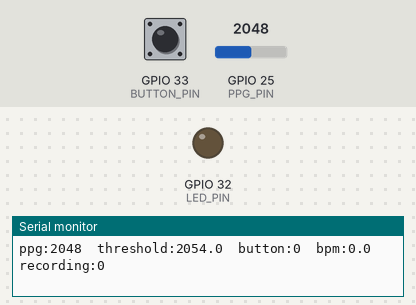
Bench run of a sketch on a simulated ESP32-S3. On the bench: output pins drawn as LEDs (lit = HIGH), the last lines printed to the serial monitor. Inputs (shaded band) come from the test bench; at power-on: GPIO 33 (BUTTON_PIN) LOW, GPIO 25 (PPG_PIN) = 2048 (analog values on the 0–4095 scale). Nothing arrives over Bluetooth unless stated.

Above: at 1.2 s.
1.3 s: GPIO 33 (BUTTON_PIN) pulled HIGH for 0.15 s
At 1.8 s:
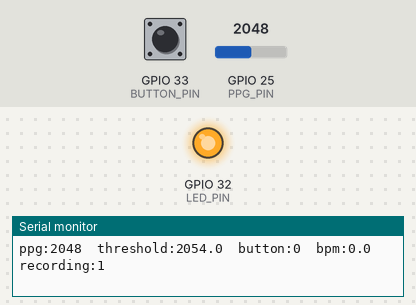
2.9 s: GPIO 33 (BUTTON_PIN) pulled HIGH for 1 s
At 4.3 s:
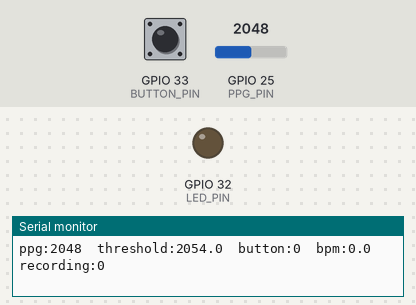
5.4 s: GPIO 33 (BUTTON_PIN) pulled HIGH for 3.2 s
At 6.2 s:
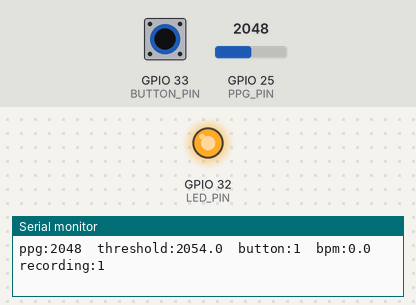
Timing chart, 0 to 8.4 s (numbered marks = the images above; inputs shaded):
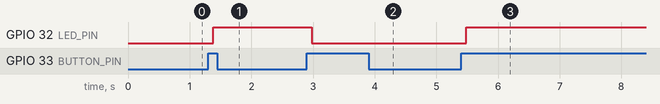

Measured:
- after the input at 1.3 s, GPIO 32 (LED_PIN): LOW → HIGH after 0.08 s
- after the input at 2.9 s, GPIO 32 (LED_PIN): HIGH → LOW after 0.08 s
- after the input at 5.4 s, GPIO 32 (LED_PIN): LOW → HIGH after 0.08 s

The sketch:

ppg_monitor.ino
```cpp
// BMET2922: 50 Hz acquisition, embedded BPM, and Bluetooth Classic SPP.
// Contributor ownership should be entered by the team in the final report.
#include <Arduino.h>
#include <BluetoothSerial.h>
#include "config.h"
#include "button.h"
#include "bpm.h"
#include "packet.h"

#if !defined(CONFIG_BT_ENABLED) || !defined(CONFIG_BLUEDROID_ENABLED) || !defined(CONFIG_BT_SPP_ENABLED)
#error "This project requires an ESP32 with Bluetooth Classic SPP (not ESP32-S3/C3/S2)."
#endif

namespace {
BluetoothSerial serialBT;
ppg::DebouncedButton button;
ppg::BeatDetector detector(PPG_POLARITY);
QueueHandle_t transmitQueue = nullptr;
uint16_t samples[ppg::SAMPLE_COUNT]{};
uint8_t sampleCount = 0;
uint32_t sequence = 0, blockStartMs = 0, nextSampleUs = 0;
bool recording = false, timingGap = false;
bool expectingRecordingValue = false;
uint32_t controlPrefixMs = 0;

void setRecording(bool active) { recording = active; }

void serviceControls(uint32_t now) {
  if (!serialBT.hasClient() || (expectingRecordingValue && now - controlPrefixMs > 1000))
    expectingRecordingValue = false;
  // Bound work so incoming traffic cannot starve the sampling deadline.
  for (uint8_t n = 0; n < 16 && serialBT.available(); ++n) {
    uint8_t value = static_cast<uint8_t>(serialBT.read());
    if (expectingRecordingValue) {
      if (value <= 1) setRecording(value == 1);
      expectingRecordingValue = false;
    } else if (value == 1) {
      expectingRecordingValue = true;
      controlPrefixMs = now;
    }
  }
}

void updateLed(uint32_t now) {
  const bool warning = !serialBT.hasClient();
  const bool lit = warning ? (now % 1000 < 250) : recording;
  digitalWrite(LED_PIN, lit ? LED_ACTIVE_LEVEL : !LED_ACTIVE_LEVEL);
}

void transmitTask(void *) {
  ppg::Frame frame;
  while (true) {
    if (xQueueReceive(transmitQueue, &frame, portMAX_DELAY) == pdTRUE && serialBT.hasClient()) {
      // BluetoothSerial.write may wait for its internal queue. It never runs
      // in the acquisition loop; a full mailbox retains the newest frame.
      serialBT.write(frame.bytes, ppg::FRAME_LENGTH);
    }
  }
}

void printSample(uint32_t now, uint16_t raw, uint16_t bpm) {
  char line[150];
#ifdef SERIAL_CSV
  int length = snprintf(line, sizeof(line), "%lu,%u,%.1f,%u,%u,%.1f\n",
                        static_cast<unsigned long>(now), raw, detector.thresholdRaw(),
                        button.pressed(), recording, bpm == ppg::UNAVAILABLE_BPM ? 0.0 : bpm / 10.0);
#else
  int length = snprintf(line, sizeof(line), "ppg:%u\tthreshold:%.1f\tbutton:%u\tbpm:%.1f\trecording:%u\n",
                        raw, detector.thresholdRaw(), button.pressed(),
                        bpm == ppg::UNAVAILABLE_BPM ? 0.0 : bpm / 10.0, recording);
#endif
  // An unplugged/slow Serial Plotter must not delay ADC/button sampling.
  if (length > 0 && length < static_cast<int>(sizeof(line)) && Serial.availableForWrite() >= length)
    Serial.write(reinterpret_cast<const uint8_t *>(line), length);
}

void acquireSample(uint32_t now, uint32_t missed) {
  uint16_t raw = static_cast<uint16_t>(analogRead(PPG_PIN));
  if (button.update(digitalRead(BUTTON_PIN) == BUTTON_ACTIVE_LEVEL)) setRecording(!recording);
  if (missed) { timingGap = true; detector = ppg::BeatDetector(PPG_POLARITY); }
  detector.update(raw, now);
  const uint16_t bpm = detector.bpmTimesTen();
  if (sampleCount == 0) blockStartMs = now;
  samples[sampleCount++] = raw;
  printSample(now, raw, bpm);
  if (sampleCount == ppg::SAMPLE_COUNT) {
    uint8_t flags = (recording ? ppg::RECORDING : 0) |
                    (bpm != ppg::UNAVAILABLE_BPM ? ppg::BPM_VALID : 0) |
                    (button.pressed() ? ppg::BUTTON_PRESSED : 0) |
                    (detector.sensorPresent() ? ppg::SENSOR_PRESENT : 0) |
                    (timingGap ? ppg::TIMING_GAP : 0);
    ppg::Frame frame = ppg::makeFrame(sequence++, blockStartMs, bpm, flags, samples);
    xQueueOverwrite(transmitQueue, &frame);
    sampleCount = 0;
    timingGap = false;
  }
}
}  // namespace

void setup() {
  Serial.begin(SERIAL_BAUD);
  pinMode(PPG_PIN, INPUT);
  pinMode(BUTTON_PIN, BUTTON_INPUT_MODE);
  pinMode(LED_PIN, OUTPUT);
  digitalWrite(LED_PIN, !LED_ACTIVE_LEVEL);
  analogReadResolution(12);
  // GPIO25 is ADC2. This project does not enable Wi-Fi.
  transmitQueue = xQueueCreate(1, sizeof(ppg::Frame));
  if (transmitQueue == nullptr || !serialBT.begin(DEVICE_NAME) ||
      xTaskCreate(transmitTask, "ppg-spp", 4096, nullptr, 1, nullptr) != pdPASS) {
    Serial.println("PPG startup failed: queue, Bluetooth SPP, or transmit task");
    abort();
  }
#ifdef SERIAL_CSV
  Serial.println("timestamp_ms,ppg_raw,threshold_raw,button_pressed,recording,embedded_bpm");
#endif
  nextSampleUs = micros() + SAMPLE_PERIOD_US;
}

void loop() {
  const uint32_t nowUs = micros();
  if (static_cast<int32_t>(nowUs - nextSampleUs) >= 0) {
    const uint32_t missed = (nowUs - nextSampleUs) / SAMPLE_PERIOD_US;
    nextSampleUs += (missed + 1) * SAMPLE_PERIOD_US;
    acquireSample(millis(), missed);
  }
  serviceControls(millis());
  updateLed(millis());
  // Yield to FreeRTOS without delaying an entire sample period.
  delay(1);
}
```

bpm.h
```cpp
#pragma once
#include <math.h>
#include <stdint.h>
#include "packet.h"

namespace ppg {
class BeatDetector {
 public:
  explicit BeatDetector(int polarity) : polarity_(polarity) {}
  void update(uint16_t raw, uint32_t now) {
    if (!initialized_) { baseline_ = raw; initialized_ = true; }
    baseline_ += 0.02F * (static_cast<float>(raw) - baseline_);
    float ac = polarity_ * (static_cast<float>(raw) - baseline_);
    envelope_ += 0.02F * (fabsf(ac) - envelope_);
    float threshold = fmaxf(6.0F, envelope_ * 0.45F);
    // Rearm only after the pulse has fallen below half the threshold.
    if (ac < threshold * 0.5F) armed_ = true;
    if (armed_ && previous_ > beforePrevious_ && previous_ >= ac && previous_ > threshold) {
      if (!haveBeat_ || previousTime_ - lastBeat_ >= 300) {
        registerBeat(previousTime_);
        armed_ = false;
      }
    }
    beforePrevious_ = previous_;
    previous_ = ac;
    previousTime_ = now;
    if (haveBeat_ && now - lastBeat_ > 3000) {
      count_ = 0; writeIndex_ = 0; haveBeat_ = false;
    }
  }
  uint16_t bpmTimesTen() const {
    if (!haveBeat_ || count_ == 0 || envelope_ < 8.0F) return UNAVAILABLE_BPM;
    uint32_t total = 0;
    for (uint8_t i = 0; i < count_; ++i) total += intervals_[i];
    return static_cast<uint16_t>((600000UL * count_ + total / 2) / total);
  }
  float thresholdRaw() const { return baseline_ + polarity_ * fmaxf(6.0F, envelope_ * 0.45F); }
  bool sensorPresent() const { return envelope_ >= 8.0F; }
 private:
  void registerBeat(uint32_t now) {
    if (haveBeat_) {
      uint32_t interval = now - lastBeat_;
      if (interval < 300) return;
      if (interval <= 2000) {
        intervals_[writeIndex_] = static_cast<uint16_t>(interval);
        writeIndex_ = (writeIndex_ + 1) % 4;
        if (count_ < 4) ++count_;
      } else { count_ = 0; writeIndex_ = 0; }
    }
    haveBeat_ = true; lastBeat_ = now;
  }
  int polarity_;
  bool initialized_ = false, armed_ = true, haveBeat_ = false;
  float baseline_ = 0, envelope_ = 0, previous_ = 0, beforePrevious_ = 0;
  uint32_t previousTime_ = 0, lastBeat_ = 0;
  uint16_t intervals_[4]{};
  uint8_t count_ = 0, writeIndex_ = 0;
};
}  // namespace ppg
```

button.h
```cpp
#pragma once
#include <stdint.h>

namespace ppg {
class DebouncedButton {
 public:
  // Returns true exactly once for each debounced press, including a held
  // button at startup only after five actual sampled readings.
  bool update(bool rawPressed) {
    if (rawPressed != candidate_) { candidate_ = rawPressed; count_ = 1; }
    else if (count_ < 5) { ++count_; }
    if (count_ == 5 && pressed_ != candidate_) {
      pressed_ = candidate_;
      return pressed_;
    }
    return false;
  }
  bool pressed() const { return pressed_; }
 private:
  bool candidate_ = false;
  bool pressed_ = false;
  uint8_t count_ = 0;
};
}  // namespace ppg
```

packet.h
```cpp
#pragma once
#include <stdint.h>
#include <stddef.h>

namespace ppg {
constexpr uint8_t SAMPLE_COUNT = 50;
constexpr uint8_t FRAME_LENGTH = 117;
constexpr uint16_t UNAVAILABLE_BPM = 0xFFFF;
constexpr uint8_t RECORDING = 1 << 0;
constexpr uint8_t BPM_VALID = 1 << 1;
constexpr uint8_t BUTTON_PRESSED = 1 << 2;
constexpr uint8_t SENSOR_PRESENT = 1 << 3;
constexpr uint8_t TIMING_GAP = 1 << 4;

struct Frame { uint8_t bytes[FRAME_LENGTH]; };

inline uint16_t crc16(const uint8_t *data, size_t length) {
  uint16_t crc = 0xFFFF;
  for (size_t i = 0; i < length; ++i) {
    crc ^= static_cast<uint16_t>(data[i]) << 8;
    for (uint8_t bit = 0; bit < 8; ++bit)
      crc = crc & 0x8000 ? static_cast<uint16_t>((crc << 1) ^ 0x1021) : static_cast<uint16_t>(crc << 1);
  }
  return crc;
}

inline void write16(uint8_t *out, uint16_t value) {
  out[0] = value & 0xFF;
  out[1] = value >> 8;
}

inline void write32(uint8_t *out, uint32_t value) {
  for (uint8_t i = 0; i < 4; ++i) out[i] = (value >> (8 * i)) & 0xFF;
}

inline Frame makeFrame(uint32_t sequence, uint32_t timestamp, uint16_t bpmTimesTen,
                       uint8_t status, const uint16_t *samples) {
  Frame frame{};
  frame.bytes[0] = 'P'; frame.bytes[1] = 'P'; frame.bytes[2] = 2;
  write32(&frame.bytes[3], sequence);
  write32(&frame.bytes[7], timestamp);
  write16(&frame.bytes[11], bpmTimesTen);
  frame.bytes[13] = status;
  frame.bytes[14] = SAMPLE_COUNT;
  for (uint8_t i = 0; i < SAMPLE_COUNT; ++i) write16(&frame.bytes[15 + 2 * i], samples[i]);
  write16(&frame.bytes[115], crc16(frame.bytes, 115));
  return frame;
}
}  // namespace ppg
```

config.h
```cpp
#pragma once
#include <Arduino.h>

// User-specified wiring. Override using build flags if the hardware changes.
#ifndef PPG_PIN
#define PPG_PIN 25
#endif
#ifndef BUTTON_PIN
#define BUTTON_PIN 33
#endif
#ifndef LED_PIN
#define LED_PIN 32
#endif
// GPIO33 diagnosis on the connected board: the switch drives HIGH when pressed.
// Keep an unpressed input LOW with the internal pull-down. LED polarity is configurable.
#ifndef BUTTON_ACTIVE_LEVEL
#define BUTTON_ACTIVE_LEVEL HIGH
#endif
#ifndef BUTTON_INPUT_MODE
#define BUTTON_INPUT_MODE INPUT_PULLDOWN
#endif
#ifndef LED_ACTIVE_LEVEL
#define LED_ACTIVE_LEVEL HIGH
#endif
#ifndef PPG_POLARITY
#define PPG_POLARITY 1
#endif
#if PPG_POLARITY != 1 && PPG_POLARITY != -1
#error "PPG_POLARITY must be 1 or -1."
#endif
#if BUTTON_ACTIVE_LEVEL != LOW && BUTTON_ACTIVE_LEVEL != HIGH
#error "BUTTON_ACTIVE_LEVEL must be LOW or HIGH."
#endif
#if LED_ACTIVE_LEVEL != LOW && LED_ACTIVE_LEVEL != HIGH
#error "LED_ACTIVE_LEVEL must be LOW or HIGH."
#endif

constexpr uint32_t SAMPLE_PERIOD_US = 20000;
constexpr uint32_t SERIAL_BAUD = 115200;
constexpr char DEVICE_NAME[] = "BMET2922-PPG";
```
